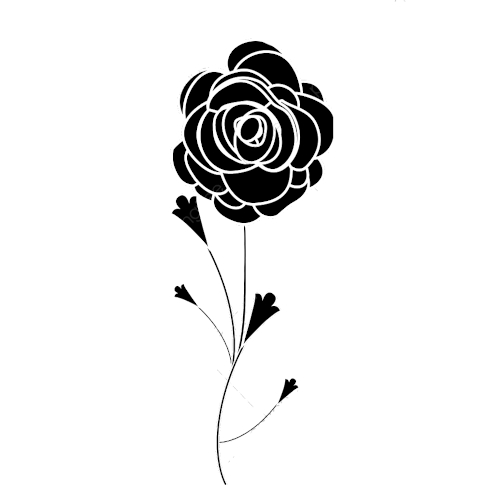
#> input picture assets/flower_2.jpg, 500 x 500 px, found by its file name
$ python bitwise_xor.py
#> lines starting #> are read from the running program, lines starting #| are printed output that depends on the picture
import cv2
import numpy as np

class BitwiseXor:

    def __init__(self, path_01, path_02):
        self.image_01 = cv2.imread(path_01)
#> self.image_01 is the input picture: shape (500, 500, 3); min 0, max 255, mean 237.1
        self.image_02 = cv2.imread(path_02)
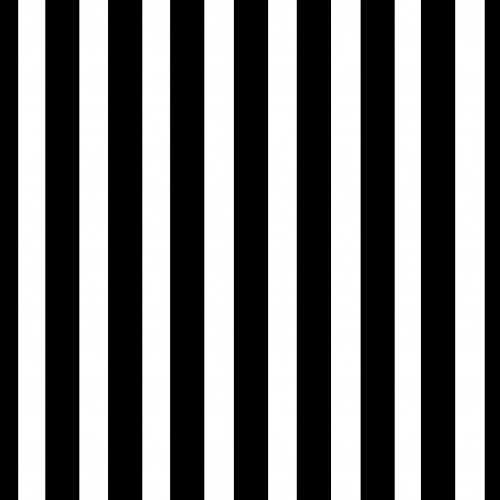
#> input picture assets/barcode_2.jpg, 500 x 500 px, found by its file name
#> self.image_02 is the input picture: shape (500, 500, 3); min 0, max 255, mean 115.8

    def hard_code(self):
        print('hard')

    def easy_mode(self):
        result = cv2.bitwise_xor(self.image_01, self.image_02)
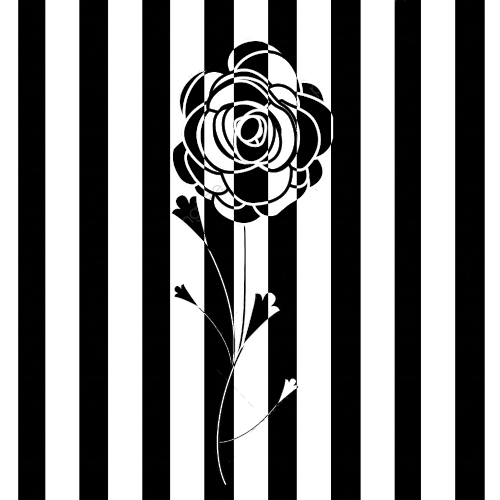
#> result: shape (500, 500, 3); min 0, max 255, mean 135.6
        cv2.imwrite('/home/pedro/Dev/PythonProjects/VisaoComputacional/Atividades/atividade-3/results/xor.jpg', result)
        cv2.destroyAllWindows()


def main():
    path_01 = '/home/pedro/Dev/PythonProjects/VisaoComputacional/assets/flower_2.jpg'
    path_02 = '/home/pedro/Dev/PythonProjects/VisaoComputacional/assets/barcode_2.jpg'
    bitwise = BitwiseXor(path_01=path_01, path_02=path_02)
    bitwise.easy_mode()


if __name__ == '__main__':
    main()
